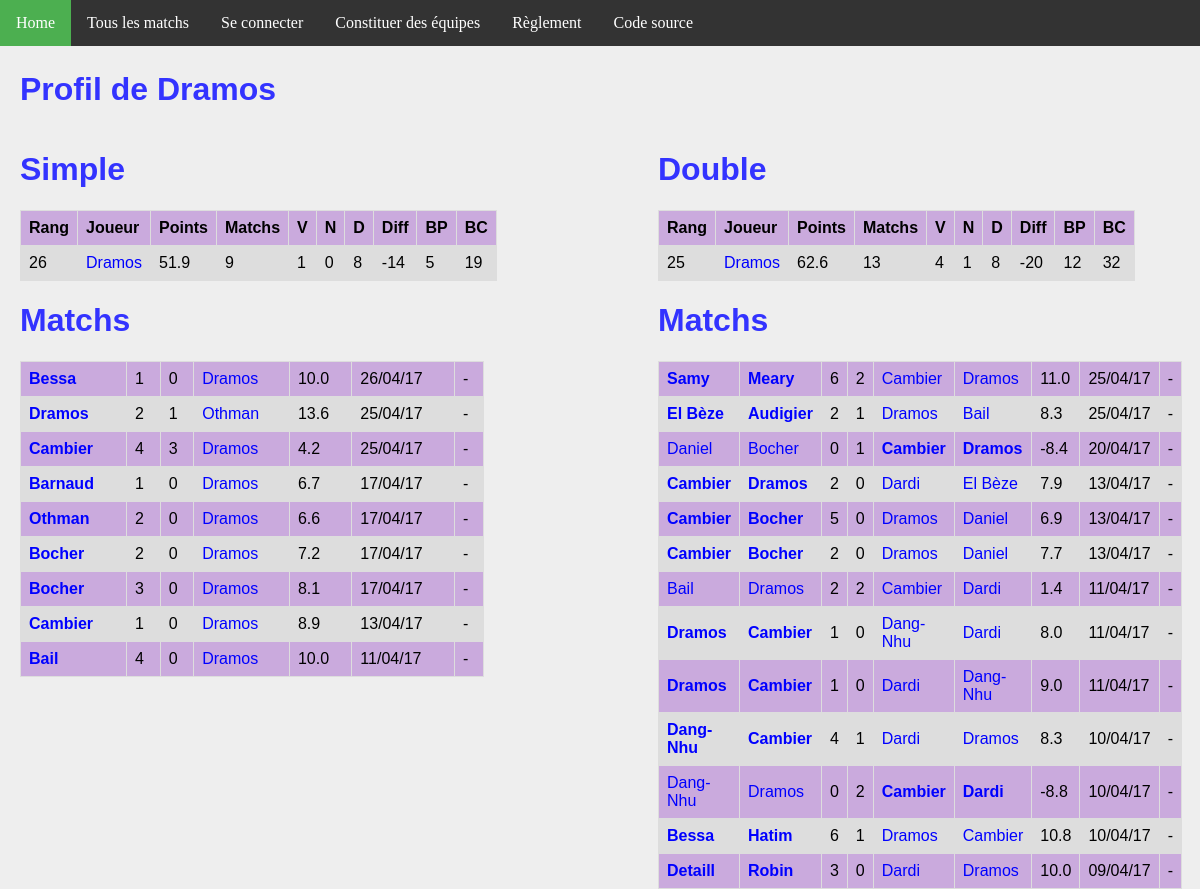
/joueur/17/, run on an earlier commit of the app's database.
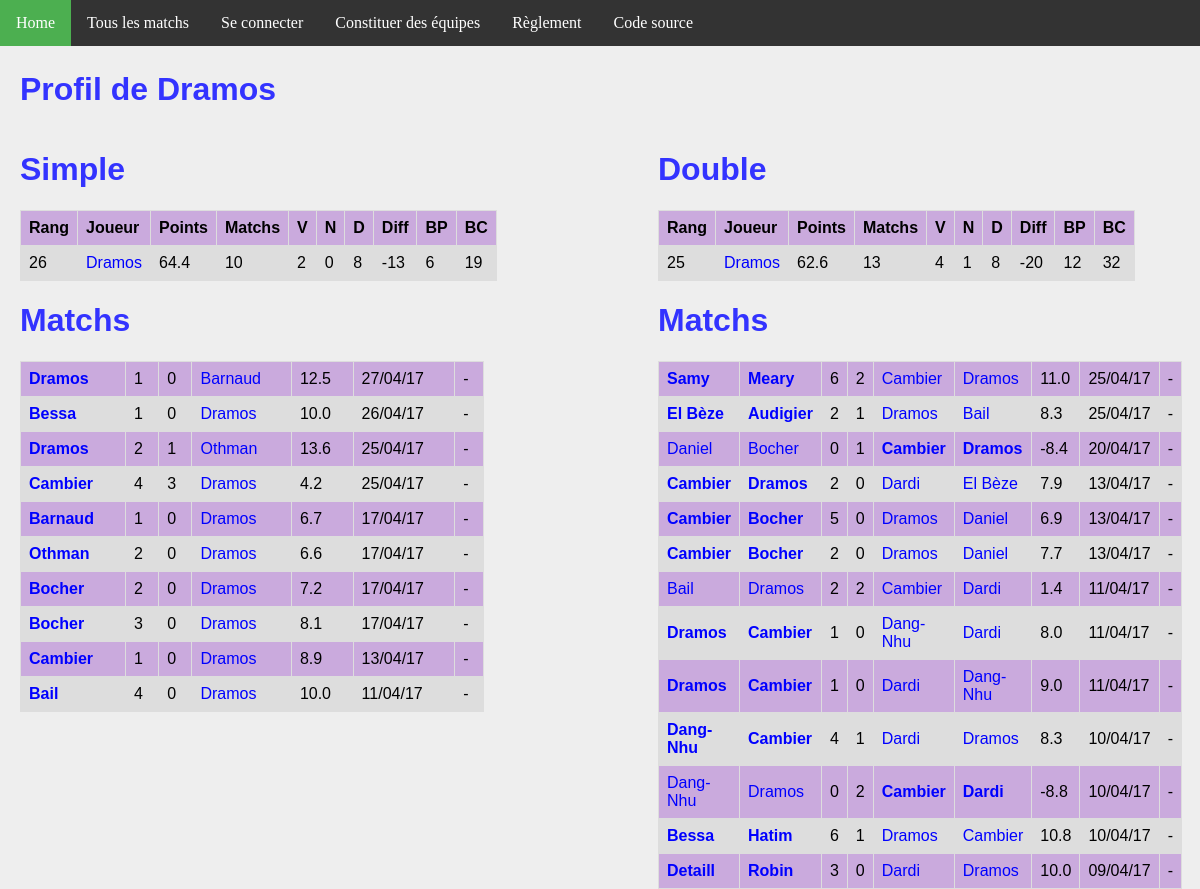
And on a later commit of the database.
### ranking/models.py (models this page shows, shortened)
class Joueur(models.Model):
    user = models.OneToOneField(User, on_delete=models.CASCADE)
    pseudo = models.CharField(max_length = 50, default="Pax lambda")
    simple_score = models.FloatField(default=100)
    simple_rang = models.IntegerField(default=0)
    simple_victoires = models.IntegerField(default=0)
    simple_nuls = models.IntegerField(default=0)
    simple_defaites = models.IntegerField(default=0)
    simple_buts_pour = models.IntegerField(default=0)
    simple_buts_contre = models.IntegerField(default=0)
    double_score = models.FloatField(default=100)
    double_rang = models.IntegerField(default=0)
    double_victoires = models.IntegerField(default=0)
    double_nuls = models.IntegerField(default=0)
    double_defaites = models.IntegerField(default=0)
    double_buts_pour = models.IntegerField(default=0)
    double_buts_contre = models.IntegerField(default=0)
    @property
    def simple_matchs(self):
        return self.simple_nuls + self.simple_victoires + self.simple_defaites
    @property
    def double_matchs(self):
        return self.double_nuls + self.double_victoires + self.double_defaites
    @property
    def simple_diff(self):
        return self.simple_buts_pour - self.simple_buts_contre
    @property
    def double_diff(self):
        return self.double_buts_pour - self.double_buts_contre

class MatchSimple(models.Model):
    domicile = models.ForeignKey('Joueur', related_name = 'dom')
    exterieur = models.ForeignKey('Joueur', related_name = 'exte')
    date = models.DateTimeField(auto_now_add=True)
    buts_domicile = models.IntegerField(default=0)
    buts_exterieur = models.IntegerField(default=0)
    points = models.FloatField(default=0)
    @property
    def winner(self):
        if self.buts_domicile > self.buts_exterieur:
            return 1.
        elif self.buts_domicile < self.buts_exterieur:
            return 0.
        else:
            return 0.5

class MatchDouble(models.Model):
    domicile_1 = models.ForeignKey('Joueur', related_name = 'dom1')
    domicile_2 = models.ForeignKey('Joueur', related_name = 'dom2')
    exterieur_1 = models.ForeignKey('Joueur', related_name = 'exte1')
    exterieur_2 = models.ForeignKey('Joueur', related_name = 'exte2')
    date = models.DateTimeField(auto_now_add=True)
    buts_domicile = models.IntegerField(default=0)
    buts_exterieur = models.IntegerField(default=0)
    points = models.FloatField(default=0)
    @property
    def winner(self):
        if self.buts_domicile > self.buts_exterieur:
            return 1.
        elif self.buts_domicile < self.buts_exterieur:
            return 0.
        else:
            return 0.5

### ranking/views.py (the view)
# urls.py: url(r'^joueur/(?P<joueur_id>[0-9]+)/$', views.detail_joueur, name='joueur'),
def detail_joueur(request, joueur_id):
    simples_1 = MatchSimple.objects.filter(domicile__id = joueur_id)
    simples_2 = MatchSimple.objects.filter(exterieur__id = joueur_id)
    simples = simples_1 | simples_2
    doubles_1 = MatchDouble.objects.filter(domicile_1__id = joueur_id)
    doubles_2 = MatchDouble.objects.filter(domicile_2__id = joueur_id)
    doubles_3 = MatchDouble.objects.filter(exterieur_1__id = joueur_id)
    doubles_4 = MatchDouble.objects.filter(exterieur_2__id = joueur_id)
    doubles = doubles_1 | doubles_2 | doubles_3 | doubles_4
    context = {
        'joueur': get_object_or_404(Joueur, pk=joueur_id),
        'simple_matchs': simples.order_by('-date').all(),
        'double_matchs': doubles.order_by('-date').all(),
    }
    return render(request, 'joueur.html', context)

### ranking/templatetags/app_filter.py (called while the page is built)
@register.filter(name='decimal')
def decimal(x):
    return '{0:.1f}'.format(x)

### ranking/templates/joueur.html
{% extends 'base.html' %}
{% block body %}
{% load app_filter %}
    <h1>Profil de {{ joueur.pseudo }}</h1>
<div id="column1" style="float:left; margin:0; width:40%;">
    <h1>Simple</h1>
    <table>
        <tr>
            <th>Rang</th>
            <th>Joueur</th>
            <th>Points</th>
            <th>Matchs</th>
            <th>V</th>
            <th>N</th>
            <th>D</th>
            <th>Diff</th>
            <th>BP</th>
            <th>BC</th>
        </tr>
        <tr>
            <td>{{ joueur.simple_rang }}</td>
            <td><a class='joueur' href="{% url 'joueur' joueur.id %}">{{joueur.pseudo}}</a></td>
            <td>{{joueur.simple_score|decimal}}</td>
            <td>{{joueur.simple_matchs}}</td>
            <td>{{joueur.simple_victoires}}</td>
            <td>{{joueur.simple_nuls}}</td>
            <td>{{joueur.simple_defaites}}</td>
            <td>{{joueur.simple_diff}}</td>
            <td>{{joueur.simple_buts_pour}}</td>
            <td>{{joueur.simple_buts_contre}}</td>
        </tr>
    </table>
    <h1>Matchs</h1>
    <table>
        {% for m in simple_matchs %}
        <tr>
            <td {% if m.winner == 1 %} style='font-weight:bold'{% endif %} >
                <a class="joueur" href="{% url 'joueur' m.domicile.id %}">{{m.domicile.pseudo}}</a>
            </td>
            <td>{{m.buts_domicile}}</td>
            <td>{{m.buts_exterieur}}</td>
            <td {% if m.winner == 0 %} style='font-weight:bold'{% endif %} >
                <a class='joueur' href="{% url 'joueur' m.exterieur.id %}">{{m.exterieur.pseudo}}</a>
            </td>
            <td>{{m.points|decimal}}</td>
            <td>{{m.date | date:'d/m/y'}}</td>
            <td>
            {% if m.domicile == request.user.joueur %}
                <a class="joueur" href="{% url 'annuler' m.id %}">Annuler</a>
            {% else %}
                -
            {% endif %}
            </td>
        </tr>
        {% endfor %}
    </table>
</div>
<div id="column2" style="float:left; margin-left:15%;width:40%;">
<h1>Double</h1>
<table>
    <tr>
        <th>Rang</th>
        <th>Joueur</th>
        <th>Points</th>
        <th>Matchs</th>
        <th>V</th>
        <th>N</th>
        <th>D</th>
        <th>Diff</th>
        <th>BP</th>
        <th>BC</th>
    </tr>
    <tr>
        <td>{{ joueur.double_rang }}</td>
        <td><a class='joueur' href="{% url 'joueur' joueur.id %}">{{joueur.pseudo}}</a></td>
        <td>{{joueur.double_score|decimal}}</td>
        <td>{{joueur.double_matchs}}</td>
        <td>{{joueur.double_victoires}}</td>
        <td>{{joueur.double_nuls}}</td>
        <td>{{joueur.double_defaites}}</td>
        <td>{{joueur.double_diff}}</td>
        <td>{{joueur.double_buts_pour}}</td>
        <td>{{joueur.double_buts_contre}}</td>
    </tr>
</table>
<h1>Matchs</h1>
<table>
    {% for m in double_matchs %}
    <tr>
        <td {% if m.winner == 1 %} style='font-weight:bold'{% endif %} >
            <a class="joueur" href="{% url 'joueur' m.domicile_1.id %}">{{m.domicile_1.pseudo}}</a>
        </td>
        <td {% if m.winner == 1 %} style='font-weight:bold'{% endif %} >
            <a class="joueur" href="{% url 'joueur' m.domicile_2.id %}">{{m.domicile_2.pseudo}}</a>
        </td>
        <td>{{m.buts_domicile}}</td>
        <td>{{m.buts_exterieur}}</td>
        <td {% if m.winner == 0 %} style='font-weight:bold'{% endif %} >
            <a class='joueur' href="{% url 'joueur' m.exterieur_1.id %}">{{m.exterieur_1.pseudo}}</a>
        </td>
        <td {% if m.winner == 0 %} style='font-weight:bold'{% endif %} >
            <a class='joueur' href="{% url 'joueur' m.exterieur_2.id %}">{{m.exterieur_2.pseudo}}</a>
        </td>
        <td>{{m.points|decimal}}</td>
        <td>{{m.date | date:'d/m/y'}}</td>
        <td>
        {% if m.domicile_1 == request.user.joueur %}
            <a class="joueur" href="{% url 'annuler_double' m.id %}">Annuler</a>
        {% else %}
            -
        {% endif %}
        </td>
    </tr>
    {% endfor %}
</table>
</div>
{% endblock %}

### ranking/templates/base.html (shortened to what this page needs)
{% load static %}
<!DOCTYPE html>
<html>
<head>
  <link rel="stylesheet" href="{% static 'fifa.css' %}"/>
</head>
<body>
<ul>
    <li><a class="menu" href="{% url 'index' %}">Home</a></li>
    <li><a href="{% url 'matchs'%}" class="menu">Tous les matchs</a></li>
    {% if request.user.is_authenticated %}
        <li><a class="menu" href="{% url 'joueur' request.user.joueur.id %}">Mes matchs</a></li>
        <li><a class="menu" href="{% url 'logout' %}">Se déconnecter ({{request.user.joueur.pseudo}})</a></li>
    {% else %}
        <li><a class="menu" href="{% url 'login' %}">Se connecter</a></li>
    {% endif %}
    <li><a href="{% url 'team'%}" class="menu">Constituer des équipes</a></li>
    <li><a href="{% url 'reglement'%}" class="menu">Règlement</a></li>
    <li><a href="https://github.com/fandejuni/fifa/" class="menu">Code source</a></li>
</ul>
<div style="padding:20px;margin-top:30px;">
<div id="contentBox" style="margin:0px auto; width:100%">
{% block body %}
{% endblock %}
</div>
</div>
</body>
</html>

### ranking/static/fifa.css (style rules this page uses)
h1, h2 { font-family: Arial; color: #3333FF; }
a { color: blue; text-decoration: none; }
body { background: #EEEEEE; margin: 0px; }
table { font-family: arial, sans-serif; border-collapse: collapse; width: 100%; }
td, th { border: 1px solid #dddddd; text-align: left; padding: 8px; }
tr:nth-child(even) { background-color: #DDDDDD; }
tr:nth-child(odd) { background-color: #CAAADD; }
ul { list-style-type: none; margin: 0; padding: 0; overflow: hidden; background-color: #333; position: fixed; top: 0; width: 100%; }
li { float: left; }
li a { display: block; color: white; text-align: center; padding: 14px 16px; text-decoration: none; }

What changed in the data, as far as the page shows it:
changed Joueur "Dramos": simple_score|decimal "51.9" → "64.4"; simple_matchs "9" → "10"; simple_victoires "1" → "2"; simple_diff "-14" → "-13"; simple_buts_pour "5" → "6"
added MatchSimple: domicile.pseudo "Dramos", buts_domicile "1", buts_exterieur "0", exterieur.pseudo "Barnaud", points|decimal "12.5", date "27/04/17"
